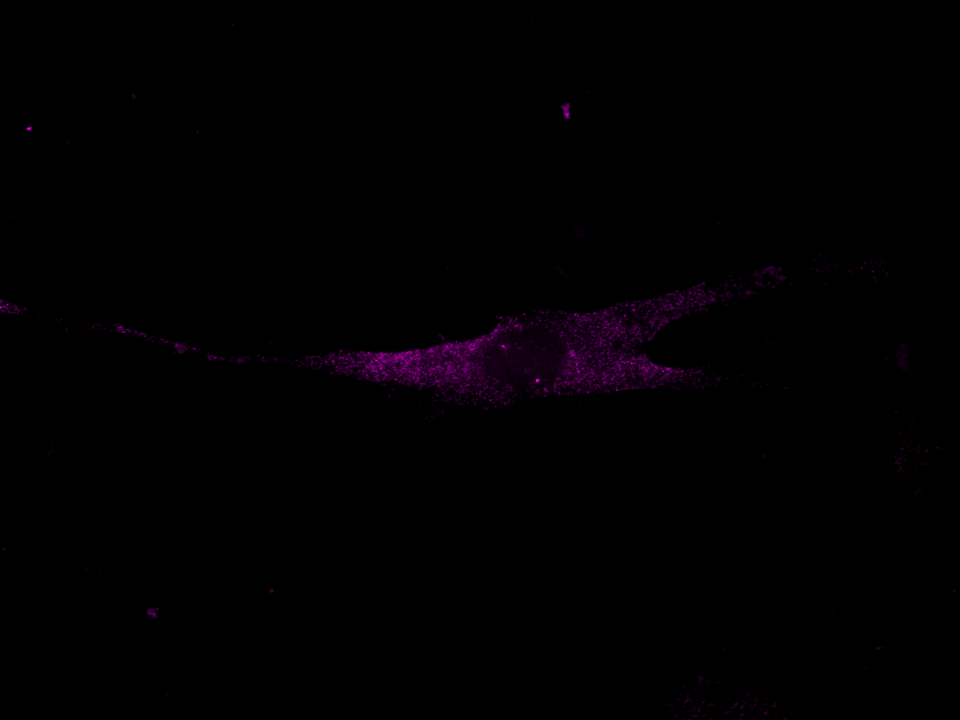
%> input picture 1_CH3.tif, 1920 x 1440 px (shown at 1/2 size)
$ octave segmentation.m   (GNU Octave 9; MATLAB toolbox functions it lacks are replaced by stand-ins)
%> lines starting %> are read from the running program, lines starting %| are printed output that depends on the picture
close all
clear all
%% Read image from a directory
[file,path] = uigetfile('*.tif');
%> the answer given: 1_CH3.tif
if isequal(file,0)
   disp('User selected Cancel');
else
   disp(['User selected ', fullfile(path,file)]);
end

% Read the image
img_o = imread(append(path,file));
%> img_o is the input picture: size 1440x1920x3 uint16; mean R, G, B 333.9, 0, 333.9
imshow(img_o)
img = rgb2gray(img_o);
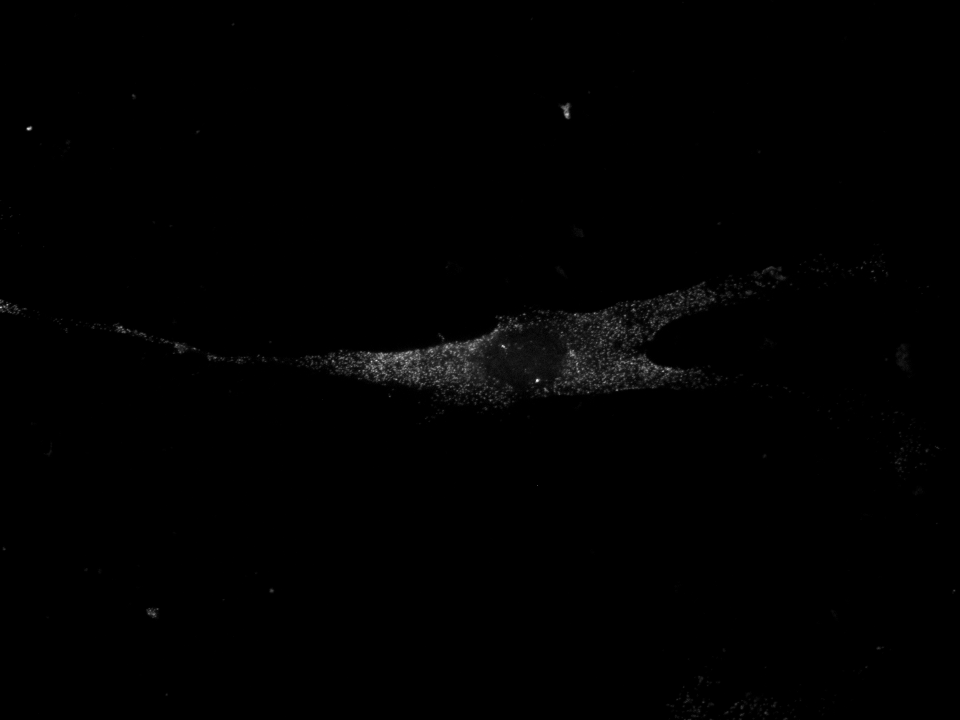
%> img: size 1440x1920 uint16 (shown at 1/2 size); min 0, max 27063, mean 137.9; drawn with min black and max white
% Laplacian of Guassian filter on the image
img2 = imgaussfilt(img,4);
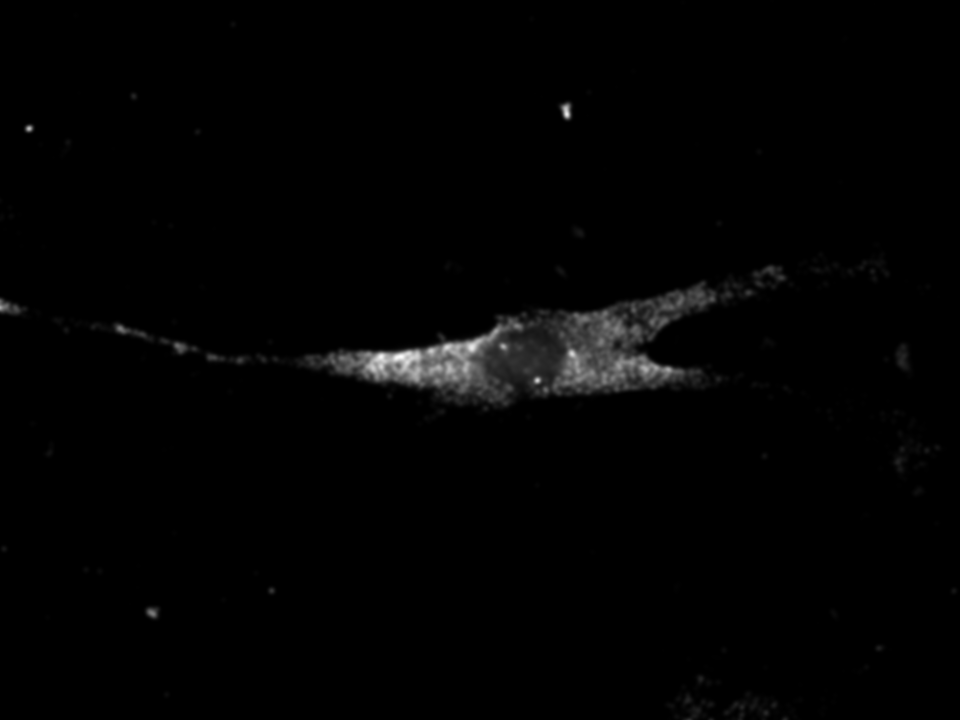
%> img2: size 1440x1920 uint16 (shown at 1/2 size); min 0, max 11908, mean 137.9; drawn with min black and max white

%% Thresholding
% Threshold of gray image
imhist(img2)
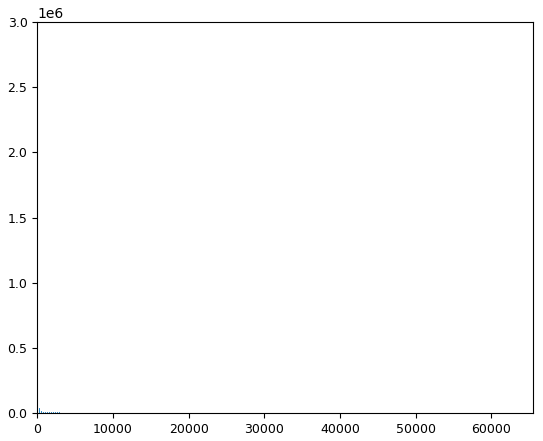
%> figure redrawn from the program's plot data; highest point at x = 0, y = 2592930
%> (the run ends here)
